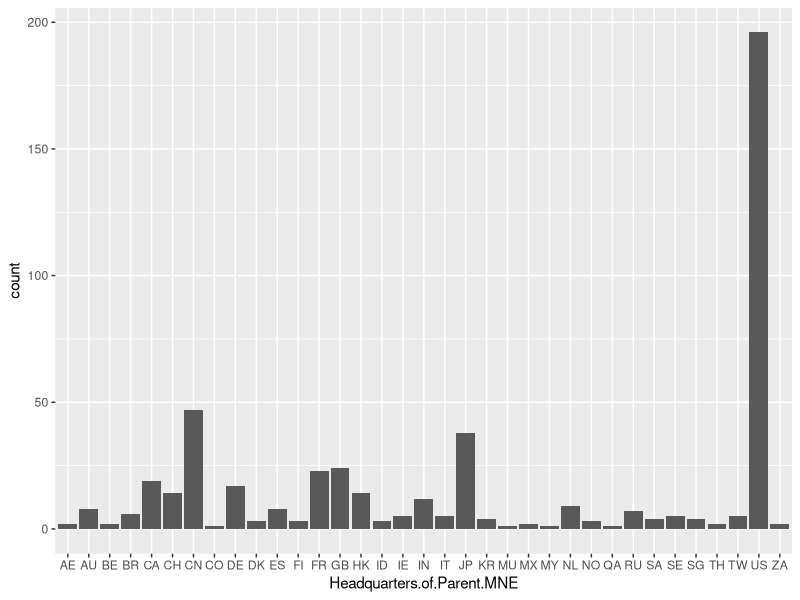

Write the R code that produced this figure.
#proyecto

dfIndicators <- read.table("OECD-ADIMA-Indicators.txt", sep="\t", dec=",", quote = "\"'",
                           header=TRUE, skip = 0, na.strings = "NA")

str(dfIndicators)
if(!require("ggplot2")) {
  install.packages("ggplot2")
  library("ggplot2")
}

#¿Dónde están las empresas multinacionales?

ggplot(dfIndicators, aes(x=Headquarters.of.Parent.MNE)) + geom_bar()

#¿Dónde pagan impuestos?
#Cambiar Not Found por NA




#¿Cómo ha afectado COVID a las multinacionales?

dfTrends <- read.table(file = "OECD-ADIMA-500-Google-trends-monitor.txt", header = TRUE, sep = "\t", dec =",")
names(dfTrends)[2:76] <- format(as.Date(names(dfTrends)[2:76], format = "X%d.%m.%y"),
                            format = "%Y-%m-%d")

dfTrends1 <- dfTrends[c(16,25,38,56,167,177,201,204,186,440),] #ahora todas filas y solo columnas de las empresas que queremos analizar
